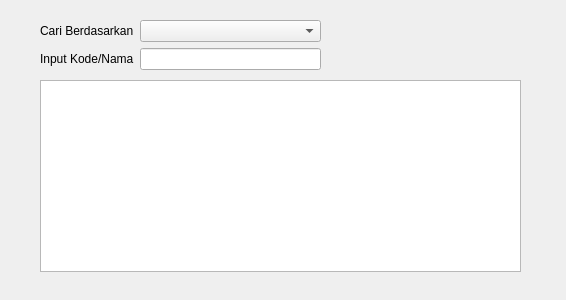
<?xml version="1.0" encoding="UTF-8"?>
<ui version="4.0">
 <class>Fcaridatapetugas</class>
 <widget class="QWidget" name="Fcaridatapetugas">
  <property name="geometry">
   <rect>
    <x>0</x>
    <y>0</y>
    <width>566</width>
    <height>300</height>
   </rect>
  </property>
  <property name="windowTitle">
   <string>Form</string>
  </property>
  <widget class="QTableWidget" name="tableWidget">
   <property name="geometry">
    <rect>
     <x>40</x>
     <y>80</y>
     <width>481</width>
     <height>192</height>
    </rect>
   </property>
  </widget>
  <widget class="QWidget" name="formLayoutWidget">
   <property name="geometry">
    <rect>
     <x>40</x>
     <y>20</y>
     <width>281</width>
     <height>61</height>
    </rect>
   </property>
   <layout class="QFormLayout" name="formLayout">
    <item row="0" column="0">
     <widget class="QLabel" name="cariBerdasarkanLabel">
      <property name="text">
       <string>Cari Berdasarkan</string>
      </property>
     </widget>
    </item>
    <item row="0" column="1">
     <widget class="QComboBox" name="cariBerdasarkanComboBox"/>
    </item>
    <item row="1" column="0">
     <widget class="QLabel" name="inputKodeNamaLabel">
      <property name="text">
       <string>Input Kode/Nama</string>
      </property>
     </widget>
    </item>
    <item row="1" column="1">
     <widget class="QLineEdit" name="inputKodeNamaLineEdit"/>
    </item>
   </layout>
  </widget>
 </widget>
 <resources/>
 <connections/>
</ui>
